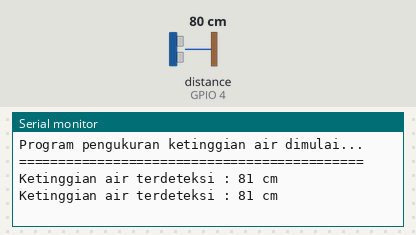
Bench run of a sketch on a simulated ESP32. On the bench: the last lines printed to the serial monitor. The test bench sets the inputs (shaded band); at power-on: distance to the obstacle (sensor on GPIO 4) 80 cm. The echo pulse lasts 58.3 µs per cm; WiFi joins after 1.5 s; servers stay silent unless stated; the local clock reads 2024-03-15 10:24:30 at power-on unless the sketch sets it.

Above: at 3.9 s.
4.0 s: distance to the obstacle (sensor on GPIO 4) set to 2 cm
At 5.3 s:
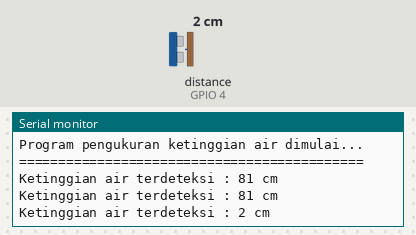
5.5 s: distance to the obstacle (sensor on GPIO 4) set to 4 cm
At 6.0 s:
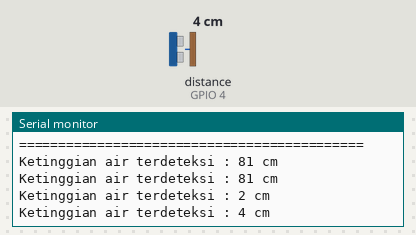
Timing chart, 0 to 8.5 s (numbered marks = the images above; inputs shaded):
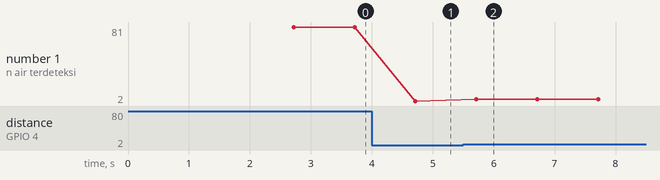

The sketch:

pengukuran_ketinggian_air.ino
```cpp
#include <NewPing.h>
#include <Arduino.h>
#include <WiFi.h>
#include <Firebase_ESP_Client.h>
#include <time.h>
#include "addons/TokenHelper.h"
#include "addons/RTDBHelper.h"

#define trigPin 2
#define echoPin 4
#define maxDistance 400
#define Wifi_SSID ""
#define Wifi_Password ""
#define API_Key ""
#define Database_URL ""

FirebaseData fbdo;
FirebaseAuth auth;
FirebaseConfig config;

bool signUp = false;
unsigned long previousMillis = 0;
const long interval = 1000;

NewPing sonar(trigPin, echoPin, maxDistance);

void setup() {
  Serial.begin(9600);

  WiFi.begin(Wifi_SSID, Wifi_Password);
  Serial.println("Menghubungkan ke WiFi...");
  while(WiFi.status() != WL_CONNECTED){
    Serial.println("Gagal terhubung dengan WiFi..");
    Serial.print("Status WiFi : ");
    Serial.println(WiFi.status());
  }
  Serial.print("Terhubung dengan WiFi : ");
  Serial.println(WiFi.localIP());
  Serial.println("");

  // Konfigurasi ke waktu real dengan NTP
  configTime(7 * 3600, 0, "pool.ntp.org", "time.nist.gov");
  Serial.print("Melakukan sinkronisasi waktu");
  while(time(nullptr) < 100000){
    Serial.println("Menunggu sinkronisasi waktu");
  }
  Serial.println("Waktu telah berhasil disinkronisasi");

  // Konfigurasi dengan Firebase
  config.api_key = API_Key;
  config.database_url = Database_URL;

  Serial.println("Program pengukuran ketinggian air dimulai...");
  Serial.println("============================================");
  delay(1000);
}

void loop() {
  unsigned long currentMillis = millis();

  if (currentMillis - previousMillis >= interval){
    previousMillis = currentMillis;
      int ketinggian = sonar.ping_cm();
      Serial.print("Ketinggian air terdeteksi : ");
      Serial.print(ketinggian);
      Serial.println(" cm");
  }

}
```

Measured:
- after the input at 4.0 s, the serial monitor: prints a new line after 0.72 s (image 1)
- after the input at 5.5 s, the serial monitor: prints a new line after 0.22 s (image 2)
- plotted number 1: 81 → 2 after the input at 4.0 s, 2 → 4 after the input at 5.5 s
